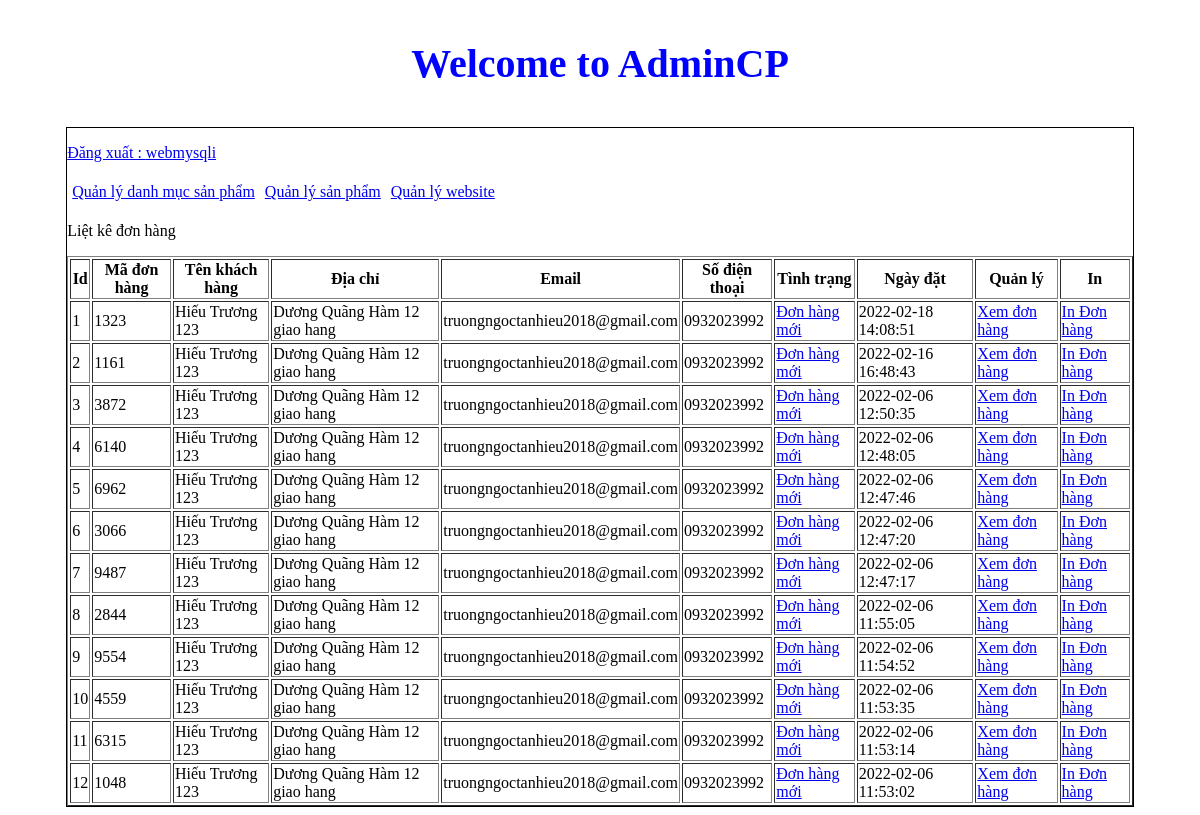
The app's page /admincp/index.php?action=quanlydonhang&query=lietke (signed in) with its own data.
### tables this page shows
CREATE TABLE `tbl_cart` (
  `id_cart` int(11) NOT NULL,
  `id_khachhang` int(11) NOT NULL,
  `code_cart` varchar(10) NOT NULL,
  `cart_status` int(11) NOT NULL,
  `cart_date` varchar(50) NOT NULL,
  `cart_payment` varchar(11) NOT NULL,
  `cart_shipping` int(11) NOT NULL
);

CREATE TABLE `tbl_dangky` (
  `id_dangky` int(11) NOT NULL,
  `tenkhachhang` varchar(200) NOT NULL,
  `email` varchar(100) NOT NULL,
  `diachi` varchar(200) NOT NULL,
  `matkhau` varchar(100) NOT NULL,
  `dienthoai` varchar(20) NOT NULL
);

### admincp/modules/quanlydonhang/lietke.php (the view)
<p>Liệt kê đơn hàng</p>
<?php
	$sql_lietke_dh = "SELECT * FROM tbl_cart,tbl_dangky WHERE tbl_cart.id_khachhang=tbl_dangky.id_dangky ORDER BY tbl_cart.id_cart DESC";
	$query_lietke_dh = mysqli_query($mysqli,$sql_lietke_dh);
?>
<table style="width:100%" border="1" style="border-collapse: collapse;">
  <tr>
  	<th>Id</th>
    <th>Mã đơn hàng</th>
    <th>Tên khách hàng</th>
    <th>Địa chỉ</th>
    <th>Email</th>
    <th>Số điện thoại</th>
    <th>Tình trạng</th>
    <th>Ngày đặt</th>
  	<th>Quản lý</th>
    <th>In</th>
  </tr>
  <?php
  $i = 0;
  while($row = mysqli_fetch_array($query_lietke_dh)){
  	$i++;
  ?>
  <tr>
  	<td><?php echo $i ?></td>
    <td><?php echo $row['code_cart'] ?></td>
    <td><?php echo $row['tenkhachhang'] ?></td>
    <td><?php echo $row['diachi'] ?></td>
    <td><?php echo $row['email'] ?></td>
    <td><?php echo $row['dienthoai'] ?></td>
    <td>
    	<?php if($row['cart_status']==1){
    		echo '<a href="modules/quanlydonhang/xuly.php?code='.$row['code_cart'].'">Đơn hàng mới</a>';
    	}else{
    		echo 'Đã xem';
    	}
    	?>
    </td>
    <td><?php echo $row['cart_date'] ?></td>
   	<td>
   		<a href="index.php?action=donhang&query=xemdonhang&code=<?php echo $row['code_cart'] ?>">Xem đơn hàng</a>
   	</td>
    <td>
      <a href="modules/quanlydonhang/indonhang.php?code=<?php echo $row['code_cart'] ?>">In Đơn hàng</a>
    </td>
  </tr>
  <?php
  }
  ?>
</table>

### admincp/index.php (shortened to what this page needs)
<!DOCTYPE html>
<html lang="en">
<head>
	<link rel="stylesheet" type="text/css" href="css/styleadmincp.css">
	<link rel="stylesheet" href="//cdnjs.cloudflare.com/ajax/libs/morris.js/0.5.1/morris.css">
</head>
<body>
	<h3 class="title_admin">Welcome to AdminCP</h3>
	<div class="wrapper">
	<?php
			include("modules/header.php");
			include("modules/menu.php");
			include("modules/main.php");
	?>
	</div>
</body>
</html>

### admincp/modules/header.php (shortened to what this page needs)
<p><a href="index.php?dangxuat=1">Đăng xuất : <?php if(isset($_SESSION['dangnhap'])){
		echo $_SESSION['dangnhap'];
	} ?></a></p>

### admincp/modules/menu.php
<ul class="admincp_list">
	<li><a href="index.php?action=quanlydanhmucsanpham&query=them">Quản lý danh mục sản phẩm</a></li>
	<li><a href="index.php?action=quanlysp&query=them">Quản lý sản phẩm</a></li>
	<li><a href="index.php?action=quanlyweb&query=capnhat">Quản lý website</a></li>
</ul>

### admincp/modules/main.php (shortened to what this page needs)
<div class="main">
	<?php
				if(isset($_GET['action']) && $_GET['query']){
					$tam = $_GET['action'];
					$query = $_GET['query'];
				}else{
					$tam = '';
					$query = '';
				}
				if($tam=='quanlydanhmucsanpham' && $query=='them'){
					include("modules/quanlydanhmucsp/them.php");
					include("modules/quanlydanhmucsp/lietke.php");
				}elseif ($tam=='quanlydanhmucsanpham' && $query=='sua') {
					include("modules/quanlydanhmucsp/sua.php");
				}elseif ($tam=='quanlysp' && $query=='them') {
					include("modules/quanlysp/them.php");
					include("modules/quanlysp/lietke.php");
				}elseif($tam=='quanlysp' && $query=='sua'){
					include("modules/quanlysp/sua.php");
				}elseif($tam=='quanlydonhang' && $query=='lietke'){
					include("modules/quanlydonhang/lietke.php");
				}elseif($tam=='donhang' && $query=='xemdonhang'){
					include("modules/quanlydonhang/xemdonhang.php");
				}elseif($tam=='quanlydanhmucbaiviet' && $query=='them'){
					include("modules/quanlydanhmucbaiviet/them.php");
					include("modules/quanlydanhmucbaiviet/lietke.php");
				}elseif($tam=='quanlydanhmucbaiviet' && $query=='sua'){
					include("modules/quanlydanhmucbaiviet/sua.php");
				}elseif($tam=='quanlybaiviet' && $query=='them'){
					include("modules/quanlybaiviet/them.php");
					include("modules/quanlybaiviet/lietke.php");
				}elseif($tam=='quanlybaiviet' && $query=='sua'){
					include("modules/quanlybaiviet/sua.php");
				}
				elseif($tam=='quanlyweb' && $query=='capnhat'){
					include("modules/thongtinweb/quanly.php");
				}
				else{
					include("modules/dashboard.php");
				}
	?>
</div>

### admincp/css/styleadmincp.css (style rules this page uses)
ul.admincp_list { padding: 0; margin: 0; list-style: none; }
ul.admincp_list li { float: left; margin: 5px; }
h3.title_admin { text-align: center; font-size: 40px; color: blue; }
.wrapper { border:1px solid #000; height: auto; width: 90%; margin:0 auto; }

### records on screen
tbl_cart: code_cart "1323", tbl_dangky.tenkhachhang "Hiếu Trương 123", tbl_dangky.diachi "Dương Quãng Hàm 12 giao hang", tbl_dangky.email "truongngoctanhieu2018@gmail.com", tbl_dangky.dienthoai "0932023992", cart_date "2022-02-18 14:08:51"
tbl_cart: code_cart "1161", tbl_dangky.tenkhachhang "Hiếu Trương 123", tbl_dangky.diachi "Dương Quãng Hàm 12 giao hang", tbl_dangky.email "truongngoctanhieu2018@gmail.com", tbl_dangky.dienthoai "0932023992", cart_date "2022-02-16 16:48:43"
tbl_cart: code_cart "3872", tbl_dangky.tenkhachhang "Hiếu Trương 123", tbl_dangky.diachi "Dương Quãng Hàm 12 giao hang", tbl_dangky.email "truongngoctanhieu2018@gmail.com", tbl_dangky.dienthoai "0932023992", cart_date "2022-02-06 12:50:35"
tbl_cart: code_cart "6140", tbl_dangky.tenkhachhang "Hiếu Trương 123", tbl_dangky.diachi "Dương Quãng Hàm 12 giao hang", tbl_dangky.email "truongngoctanhieu2018@gmail.com", tbl_dangky.dienthoai "0932023992", cart_date "2022-02-06 12:48:05"
tbl_cart: code_cart "6962", tbl_dangky.tenkhachhang "Hiếu Trương 123", tbl_dangky.diachi "Dương Quãng Hàm 12 giao hang", tbl_dangky.email "truongngoctanhieu2018@gmail.com", tbl_dangky.dienthoai "0932023992", cart_date "2022-02-06 12:47:46"
tbl_cart: code_cart "3066", tbl_dangky.tenkhachhang "Hiếu Trương 123", tbl_dangky.diachi "Dương Quãng Hàm 12 giao hang", tbl_dangky.email "truongngoctanhieu2018@gmail.com", tbl_dangky.dienthoai "0932023992", cart_date "2022-02-06 12:47:20"
tbl_cart: code_cart "9487", tbl_dangky.tenkhachhang "Hiếu Trương 123", tbl_dangky.diachi "Dương Quãng Hàm 12 giao hang", tbl_dangky.email "truongngoctanhieu2018@gmail.com", tbl_dangky.dienthoai "0932023992", cart_date "2022-02-06 12:47:17"
tbl_cart: code_cart "2844", tbl_dangky.tenkhachhang "Hiếu Trương 123", tbl_dangky.diachi "Dương Quãng Hàm 12 giao hang", tbl_dangky.email "truongngoctanhieu2018@gmail.com", tbl_dangky.dienthoai "0932023992", cart_date "2022-02-06 11:55:05"
tbl_cart: code_cart "9554", tbl_dangky.tenkhachhang "Hiếu Trương 123", tbl_dangky.diachi "Dương Quãng Hàm 12 giao hang", tbl_dangky.email "truongngoctanhieu2018@gmail.com", tbl_dangky.dienthoai "0932023992", cart_date "2022-02-06 11:54:52"
tbl_cart: code_cart "4559", tbl_dangky.tenkhachhang "Hiếu Trương 123", tbl_dangky.diachi "Dương Quãng Hàm 12 giao hang", tbl_dangky.email "truongngoctanhieu2018@gmail.com", tbl_dangky.dienthoai "0932023992", cart_date "2022-02-06 11:53:35"
tbl_cart: code_cart "6315", tbl_dangky.tenkhachhang "Hiếu Trương 123", tbl_dangky.diachi "Dương Quãng Hàm 12 giao hang", tbl_dangky.email "truongngoctanhieu2018@gmail.com", tbl_dangky.dienthoai "0932023992", cart_date "2022-02-06 11:53:14"
tbl_cart: code_cart "1048", tbl_dangky.tenkhachhang "Hiếu Trương 123", tbl_dangky.diachi "Dương Quãng Hàm 12 giao hang", tbl_dangky.email "truongngoctanhieu2018@gmail.com", tbl_dangky.dienthoai "0932023992", cart_date "2022-02-06 11:53:02"

### other values on screen
$_SESSION['dangnhap'] "webmysqli"
